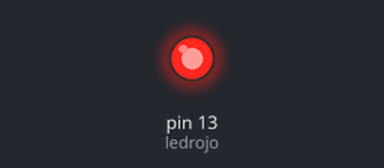
The sketch below on a simulated Arduino Uno, built with avr-gcc and run on an emulated ATmega328P. Parts: output pins drawn as LEDs (lit = HIGH).

Above: at 2.5 s.
At 7.5 s:
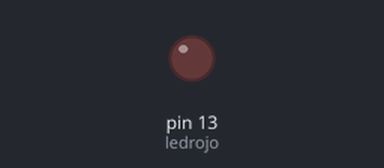
Timing chart, 0 to 13.0 s (numbered marks = the images above):
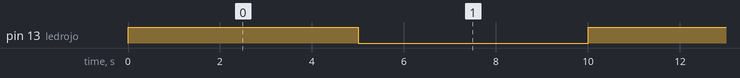

The sketch:

Ejercio2.ino
```cpp
int ledrojo = 13;

void setup() {
  pinMode(ledrojo, OUTPUT);
}

void loop() {
  digitalWrite(ledrojo, HIGH);
  delay(5000);
  digitalWrite(ledrojo, LOW);
  delay(5000);
}
```

Measured:
- by itself, pin 13 (ledrojo): alternates HIGH for 5.0 s and LOW for 5.0 s
